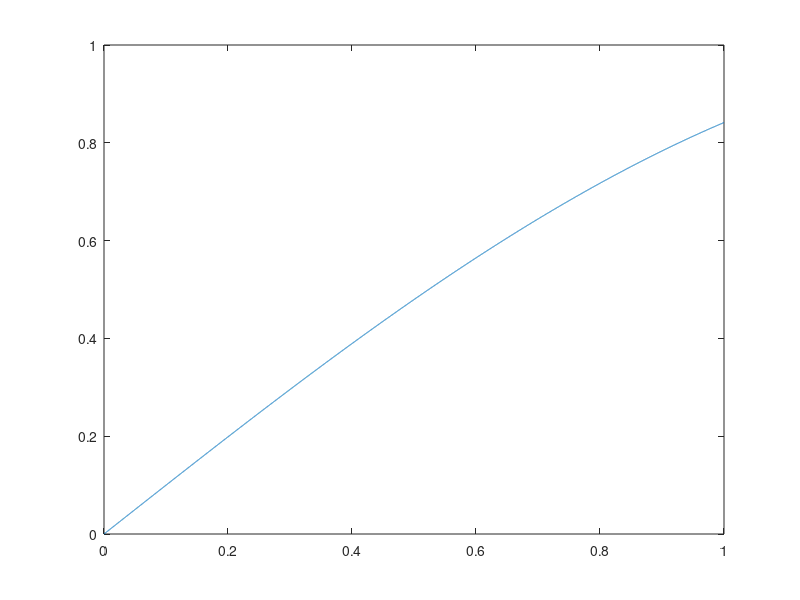

Recreate this plot in MATLAB.

clear all;
amp=37;
fs=20500/2;  % sampling frequency
duration=1;
freq=200;
values=0:1/fs:duration;
amp_f= sin(values);
a=amp*sin(2*pi* freq*values);
sound(a);
plot(values,amp_f)
